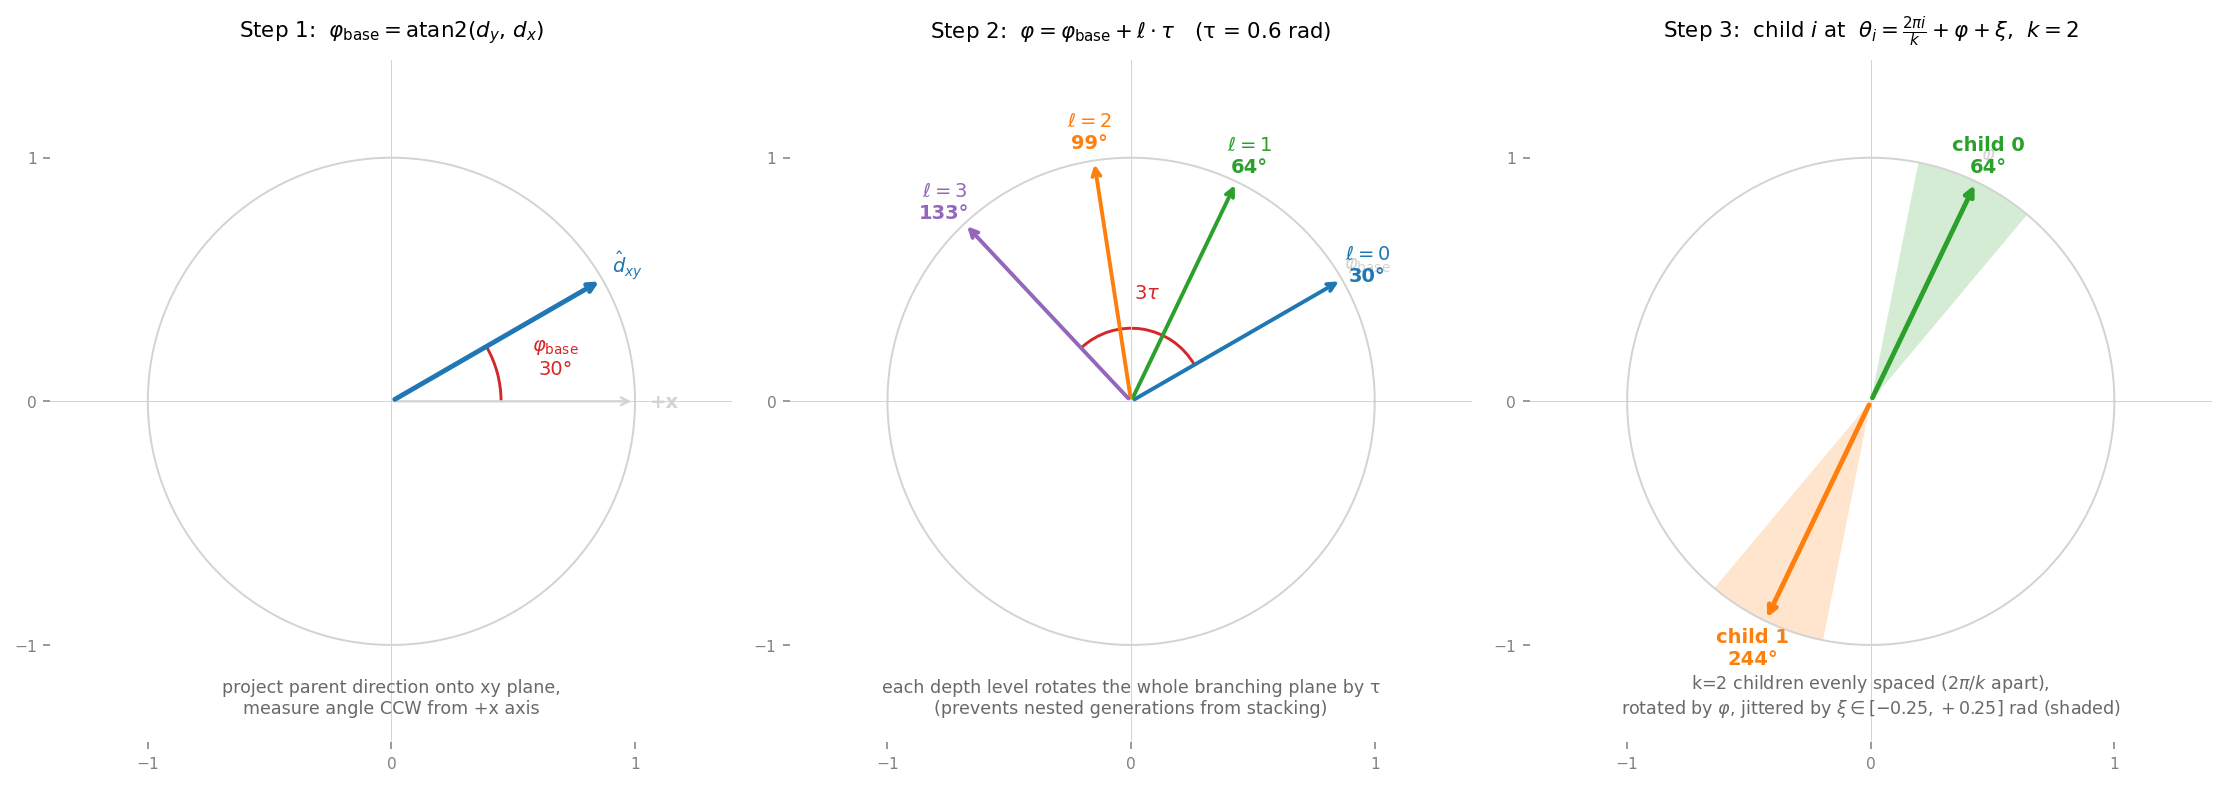

This chart was generated by the following Python code:
"""Visualize how phi is constructed in haptera_export.py grow().

phi = arctan2(dy, dx) + (max_depth - depth) * TORSION

then each child is placed at:
    angle_i = 2*pi*i/k + phi + (rng()*0.5 - 0.25)   # last term is jitter in [-0.25, 0.25]
"""
import numpy as np
import matplotlib.pyplot as plt
from matplotlib.patches import FancyArrowPatch, Arc, Wedge

# Match the constants in haptera_export.py
TORSION = 0.6
K = 2

# Pick a sample parent direction in the xy plane (unit length, pointing 30 deg)
phi_base = np.deg2rad(30.0)
dx, dy = np.cos(phi_base), np.sin(phi_base)

fig, axes = plt.subplots(1, 3, figsize=(16, 5.5))
for ax in axes:
    ax.set_aspect('equal')
    ax.set_xlim(-1.4, 1.4)
    ax.set_ylim(-1.4, 1.4)
    # Unit circle
    theta = np.linspace(0, 2 * np.pi, 200)
    ax.plot(np.cos(theta), np.sin(theta), color='lightgray', lw=1)
    # Axes
    ax.axhline(0, color='lightgray', lw=0.5)
    ax.axvline(0, color='lightgray', lw=0.5)
    ax.set_xticks([-1, 0, 1]); ax.set_yticks([-1, 0, 1])
    ax.tick_params(labelsize=8, colors='gray')
    for s in ['top', 'right', 'bottom', 'left']:
        ax.spines[s].set_visible(False)

def arrow(ax, x, y, color, lw=2, label=None, ls='-'):
    ax.annotate('', xy=(x, y), xytext=(0, 0),
                arrowprops=dict(arrowstyle='->', color=color, lw=lw, ls=ls))
    if label:
        ax.text(x * 1.12, y * 1.12, label, color=color,
                fontsize=10, ha='center', va='center', fontweight='bold')

def angle_arc(ax, theta_start, theta_end, radius, color, label=None, label_offset=1.0):
    arc = Arc((0, 0), 2 * radius, 2 * radius,
              angle=0, theta1=np.rad2deg(theta_start),
              theta2=np.rad2deg(theta_end), color=color, lw=1.5)
    ax.add_patch(arc)
    if label:
        mid = (theta_start + theta_end) / 2
        ax.text(radius * label_offset * np.cos(mid),
                radius * label_offset * np.sin(mid),
                label, color=color, fontsize=10, ha='center', va='center')

# ── Panel 1: phi_base = arctan2(dy, dx) ───────────────────────────────────────
ax = axes[0]
ax.set_title(r'Step 1:  $\varphi_{\rm base} = \mathrm{atan2}(d_y,\,d_x)$',
             fontsize=11, pad=12)
arrow(ax, 1.0, 0.0, 'lightgray', lw=1.2, label='+x')
arrow(ax, dx, dy, 'C0', lw=2.5, label=r'$\hat d_{xy}$')
angle_arc(ax, 0, phi_base, 0.45, 'C3',
          label=r'$\varphi_{\rm base}$' + f'\n{np.rad2deg(phi_base):.0f}°',
          label_offset=1.55)
ax.text(0, -1.28,
        r'project parent direction onto xy plane,' '\n'
        r'measure angle CCW from +x axis',
        ha='center', fontsize=9, color='dimgray')

# ── Panel 2: phi = phi_base + level * TORSION ────────────────────────────────
ax = axes[1]
ax.set_title(r'Step 2:  $\varphi = \varphi_{\rm base} + \ell\cdot\tau$' +
             f'   (τ = {TORSION} rad)', fontsize=11, pad=12)
arrow(ax, dx, dy, 'lightgray', lw=1.2, label=r'$\varphi_{\rm base}$')
levels = [0, 1, 2, 3]
colors = ['C0', 'C2', 'C1', 'C4']
for lvl, c in zip(levels, colors):
    phi_lvl = phi_base + lvl * TORSION
    x, y = np.cos(phi_lvl), np.sin(phi_lvl)
    arrow(ax, x, y, c, lw=2,
          label=rf'$\ell={lvl}$' + f'\n{np.rad2deg(phi_lvl):.0f}°')
angle_arc(ax, phi_base, phi_base + 3 * TORSION, 0.30, 'C3',
          label=r'$3\tau$', label_offset=1.5)
ax.text(0, -1.28,
        r'each depth level rotates the whole branching plane by τ' '\n'
        r'(prevents nested generations from stacking)',
        ha='center', fontsize=9, color='dimgray')

# ── Panel 3: child placement ──────────────────────────────────────────────────
ax = axes[2]
ax.set_title(rf'Step 3:  child $i$ at  $\theta_i = \frac{{2\pi i}}{{k}}+\varphi+\xi$,  $k={K}$',
             fontsize=11, pad=12)
phi = phi_base + 1 * TORSION  # show one level deep, for example
arrow(ax, np.cos(phi), np.sin(phi), 'lightgray', lw=1.2, label=r'$\varphi$')
# k = 2 children at 2*pi*i/k + phi
child_colors = ['C2', 'C1']
jitter_range = 0.25  # rng()*0.5 - 0.25 ∈ [-0.25, +0.25] rad
for i in range(K):
    theta_i = 2 * np.pi * i / K + phi
    x, y = np.cos(theta_i), np.sin(theta_i)
    arrow(ax, x, y, child_colors[i], lw=2.5,
          label=rf'child {i}' + f'\n{np.rad2deg(theta_i):.0f}°')
    # jitter wedge
    wedge = Wedge((0, 0), 1.0,
                  np.rad2deg(theta_i - jitter_range),
                  np.rad2deg(theta_i + jitter_range),
                  facecolor=child_colors[i], alpha=0.20, edgecolor='none')
    ax.add_patch(wedge)
ax.text(0, -1.28,
        rf'k={K} children evenly spaced ($2\pi/k$ apart),' '\n'
        rf'rotated by $\varphi$, jittered by $\xi\in[-0.25,+0.25]$ rad (shaded)',
        ha='center', fontsize=9, color='dimgray')

plt.tight_layout()
out = '/Users/elile/Documents/MLML/Thesis/Artificial Holdfast/Artificial-Holdfast/phi_visualization.png'
plt.savefig(out, dpi=140, bbox_inches='tight')
print(f"saved {out}")
